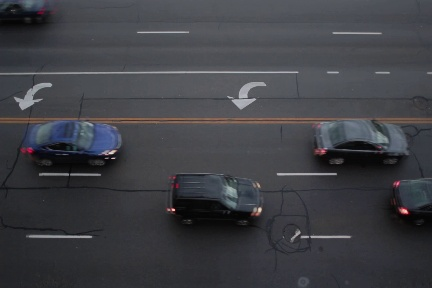
#> input picture Frame-300.jpg, 432 x 288 px, found by its file name; the run also reads 1 picture not shown here
$ python get_LBP_from_Image.py
#> lines starting #> are read from the running program, lines starting #| are printed output that depends on the picture; long printed decimals are rounded
# -*- coding: utf-8 -*-
# get_LBP_from_Image.py
# 2015-7-7
# github: https://github.com/michael92ht
# __author__ = 'huangtao'

# import the necessary packages
import cv2
from PIL import Image
from pylab import *


def chi2_distance(histA, histB, eps=1e-10):
    # 计算卡方距离
    d = 0.5 * np.sum([((a - b) ** 2) / (a + b + eps)
                      for (a, b) in zip(histA, histB)])

    # 返回卡方距离
    return d


def ShowSubIm(string, I, B):
    # I = cv2.cvtColor(I, cv2.COLOR_BGR2GRAY)
    # B = cv2.cvtColor(B, cv2.COLOR_BGR2GRAY)
    plt.suptitle(string)
    plt.subplot(1, 2, 1)
    plt.imshow(I)
    plt.subplot(1, 2, 2)
    plt.imshow(B)


def ShowSubImReal(string, I, B):
    I = cv2.cvtColor(I, cv2.COLOR_BGR2RGB)
    B = cv2.cvtColor(B, cv2.COLOR_BGR2RGB)
    plt.suptitle(string)
    plt.subplot(1, 2, 1)
    plt.imshow(I)
    plt.subplot(1, 2, 2)
    plt.imshow(B)
    plt.show()


def ShowSubPlot(string, car, ground):
    plt.suptitle(string)
    plt.subplot(1, 2, 1)
    lbp.show_basic_hist(car)
    plt.subplot(1, 2, 2)
    lbp.show_basic_hist(ground)
    plt.show()


class LBP:
    def __init__(self):
        # revolve_map为旋转不变模式的36种特征值从小到大进行序列化编号得到的字典
        self.revolve_map = {0: 0, 1: 1, 3: 2, 5: 3, 7: 4, 9: 5, 11: 6, 13: 7, 15: 8, 17: 9, 19: 10, 21: 11, 23: 12,
                            25: 13, 27: 14, 29: 15, 31: 16, 37: 17, 39: 18, 43: 19, 45: 20, 47: 21, 51: 22, 53: 23,
                            55: 24,
                            59: 25, 61: 26, 63: 27, 85: 28, 87: 29, 91: 30, 95: 31, 111: 32, 119: 33, 127: 34, 255: 35}
        # uniform_map为等价模式的58种特征值从小到大进行序列化编号得到的字典
        self.uniform_map = {0: 0, 1: 1, 2: 2, 3: 3, 4: 4, 6: 5, 7: 6, 8: 7, 12: 8,
                            14: 9, 15: 10, 16: 11, 24: 12, 28: 13, 30: 14, 31: 15, 32: 16,
                            48: 17, 56: 18, 60: 19, 62: 20, 63: 21, 64: 22, 96: 23, 112: 24,
                            120: 25, 124: 26, 126: 27, 127: 28, 128: 29, 129: 30, 131: 31, 135: 32,
                            143: 33, 159: 34, 191: 35, 192: 36, 193: 37, 195: 38, 199: 39, 207: 40,
                            223: 41, 224: 42, 225: 43, 227: 44, 231: 45, 239: 46, 240: 47, 241: 48,
                            243: 49, 247: 50, 248: 51, 249: 52, 251: 53, 252: 54, 253: 55, 254: 56,
                            255: 57}

    # 将图像载入，并转化为灰度图，获取图像灰度图的像素信息
    def describe(self, image):
        image_array = np.array(Image.open(image).convert('L'))
        return image_array

    # 图像的LBP原始特征计算算法：将图像指定位置的像素与周围8个像素比较
    # 比中心像素大的点赋值为1，比中心像素小的赋值为0，返回得到的二进制序列
    def calute_basic_lbp(self, image_array, i, j):
        sum = []
        if image_array[i - 1, j - 1] > image_array[i, j]:
            sum.append(1)
        else:
            sum.append(0)
        if image_array[i - 1, j] > image_array[i, j]:
            sum.append(1)
        else:
            sum.append(0)
        if image_array[i - 1, j + 1] > image_array[i, j]:
            sum.append(1)
        else:
            sum.append(0)
        if image_array[i, j - 1] > image_array[i, j]:
            sum.append(1)
        else:
            sum.append(0)
        if image_array[i, j + 1] > image_array[i, j]:
            sum.append(1)
        else:
            sum.append(0)
        if image_array[i + 1, j - 1] > image_array[i, j]:
            sum.append(1)
        else:
            sum.append(0)
        if image_array[i + 1, j] > image_array[i, j]:
            sum.append(1)
        else:
            sum.append(0)
        if image_array[i + 1, j + 1] > image_array[i, j]:
            sum.append(1)
        else:
            sum.append(0)
        return sum

    # 获取二进制序列进行不断环形旋转得到新的二进制序列的最小十进制值
    # [22 lines left out: functions get_min_for_revolve, calc_sum, not called in this run]

    # 获取图像的LBP原始模式特征
    def lbp_basic(self, image_array):
        basic_array = np.zeros(image_array.shape, np.uint8)
        width = image_array.shape[0]
        height = image_array.shape[1]
        for i in range(1, width - 1):
            for j in range(1, height - 1):
                sum = self.calute_basic_lbp(image_array, i, j)
                bit_num = 0
                result = 0
                for s in sum:
                    result += s << bit_num
                    bit_num += 1
                basic_array[i, j] = result
        return basic_array

    # 获取图像的LBP旋转不变模式特征
    # [49 lines left out: functions lbp_revolve, lbp_uniform, lbp_revolve_uniform, not called in this run]

    # 绘制指定维数和范围的图像灰度归一化统计直方图
    def show_hist(self, img_array, im_bins, im_range):
        hist = cv2.calcHist([img_array], [0], None, im_bins, im_range)
        hist = cv2.normalize(hist, None).flatten()
        plt.plot(hist, color='r')
        plt.xlim(im_range)
        # plt.show()

    # [10 lines left out: functions get_hist, cv_show_hist, not called in this run]
        # plt.plot(hist, color='r')
        # plt.xlim(im_range)

    # 绘制图像原始LBP特征的归一化统计直方图
    def show_basic_hist(self, img_array):
        self.show_hist(img_array, [256], [0, 256])

    def get_basic_hist(self, img_array):
        hist = self.get_hist(img_array, [256], [0, 256])
        return hist

    def cv_show_basic_hist(self, img_array):
        self.cv_show_hist(img_array, [256], [0, 256])

    # 绘制图像旋转不变LBP特征的归一化统计直方图
    def show_revolve_hist(self, img_array):
        self.show_hist(img_array, [36], [0, 36])

    def get_revolve_hist(self, img_array):
        hist = self.get_hist(img_array, [36], [0, 36])
        return hist

    # 绘制图像等价模式LBP特征的归一化统计直方图
    def show_uniform_hist(self, img_array):
        self.show_hist(img_array, [60], [0, 60])

    def get_uniform_hist(self, img_array):
        hist = self.get_hist(img_array, [60], [0, 60])
        return hist

    # 绘制图像旋转不变等价模式LBP特征的归一化统计直方图
    def show_revolve_uniform_hist(self, img_array):
        self.show_hist(img_array, [10], [0, 10])

    def get_revolve_uniform_hist(self, img_array):
        hist = self.get_hist(img_array, [10], [0, 10])
        return hist

    # 显示图像
    def show_image(self, image_array):
        cv2.imshow('Image', image_array)
        cv2.waitKey(0)


def Myimshow(str, I):
    cv2.namedWindow(str, cv2.WINDOW_NORMAL)
    cv2.imshow(str, I)


if __name__ == '__main__':
    image1 = r"D:\Programming\Thesis\BackgroundModelingSimpleUpdate\Frame-300.jpg"
    image2 = r"D:\Programming\Thesis\BackgroundModelingSimpleUpdate\RealtimeBackground-10.jpg"
    image3 = r"D:\Programming\Thesis\BackgroundModelingSimpleUpdate\RealtimeBackground-300.jpg"

    y1 = 100
    y2 = y1 + 16
    x1 = 200
    x2 = x1 + 16

    lbp = LBP()
    image_array1 = lbp.describe(image1)
    image_array2 = lbp.describe(image2)
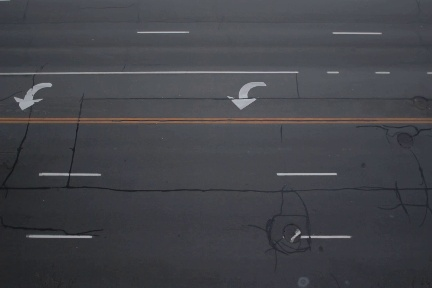
#> input picture RealtimeBackground-10.jpg, 432 x 288 px, found by its file name
    image_array3 = lbp.describe(image3)
#> in describe (call 3), `image_array = np.array(Image.open(image).convert('L'))`:
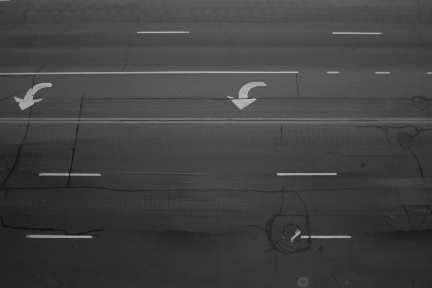
#> image_array: shape (288, 432); min 15, max 188, mean 65.4
    image_array1 = image_array1[y1:y2, x1:x2]
    image_array2 = image_array2[y1:y2, x1:x2]
    image_array3 = image_array3[y1:y2, x1:x2]

    # 获取图像原始LBP特征，并显示其统计直方图与特征图像
    basic_array1 = lbp.lbp_basic(image_array1)
    basic_array2 = lbp.lbp_basic(image_array2)
    basic_array3 = lbp.lbp_basic(image_array3)
    car = basic_array1
    ground = basic_array2
    ground530 = basic_array3
    """
    car = basic_array1[y1:y2, x1:x2]
    ground = basic_array2[y1:y2, x1:x2]
    ground530 = basic_array3[y1:y2, x1:x2]
    """
    ShowSubIm("target & ground", car, ground)
    ShowSubIm("ground & ground530", ground, ground530)
    ShowSubIm("target & ground530", car, ground530)
    ShowSubImReal("Region in Real Image", cv2.imread(image1)[y1:y2, x1:x2], cv2.imread(image2)[y1:y2, x1:x2])
#> in ShowSubImReal, `plt.show()`:
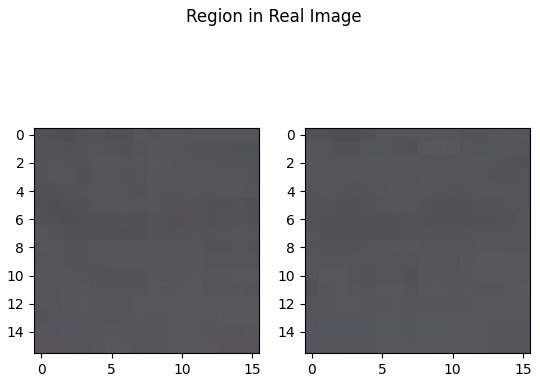
#> figure drawn by matplotlib, 2 panels
    ShowSubPlot("car & ground", car, ground)
#> in show_hist, `hist = cv2.calcHist([img_array], [0], None, im_bins, im_range)`: hist = 256 values, max 97 at index 0, min 0 at index 1, mean 1
#> in show_hist, `hist = cv2.normalize(hist, None).flatten()`: hist = 256 values, max 0.968 at index 0, min 0 at index 1, mean 0.00998
#> in ShowSubPlot, `plt.show()`:
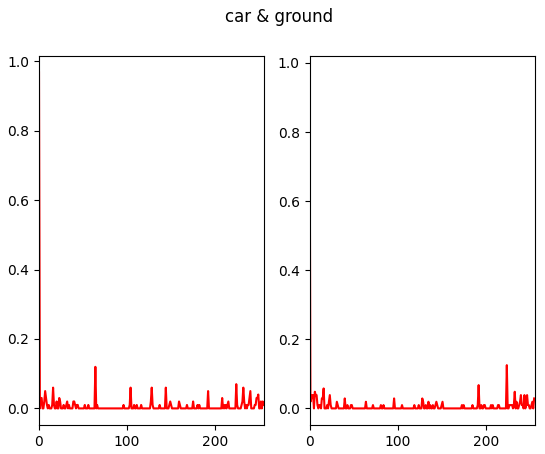
#> figure drawn by matplotlib, 2 panels; panel 1: curve peaks at x = 0, y = 0.968; panel 2: curve peaks at x = 0, y = 0.973
    ShowSubPlot("ground & ground530", ground, ground530)
#> call 2 of ShowSubPlot, with string = 'ground & ground530', car = array of shape (16, 16), ground = array of shape (16, 16)
#> in ShowSubPlot (call 2), `plt.show()`:
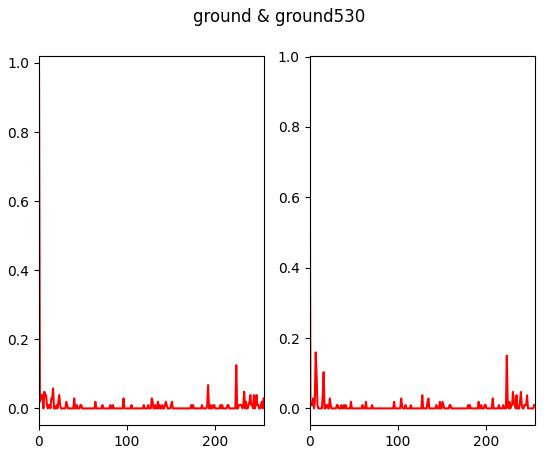
#> figure drawn by matplotlib, 2 panels; panel 1: curve peaks at x = 0, y = 0.973; panel 2: curve peaks at x = 0, y = 0.955
    ShowSubPlot("target & ground530", car, ground530)
    print("target & ground :" + str(chi2_distance(car, ground)))
#> in chi2_distance, `d = 0.5 * np.sum([((a - b) ** 2) / (a + b + eps) for (a, b) in zip(his..`: d = 116.1
#| target & ground :116.061
    print("ground & ground530 :" + str(chi2_distance(ground, ground530)))
#| ground & ground530 :340000000173.6509
    print("target & ground530 :" + str(chi2_distance(car, ground530)))
#| target & ground530 :225.259

    Myimshow("basic_array1", basic_array1)
    Myimshow("basic_array2", basic_array2)
    lbp.show_revolve_hist(car)
    lbp.show_revolve_hist(ground)
    ShowSubIm("basic_array1 & 2", basic_array1, basic_array2)
    sub_array = cv2.subtract(basic_array2.astype(float32) / 9 * 255, basic_array1.astype(float32) / 9 * 255)
    # sub_array = sub_array/np.max(sub_array)
    sub_array = (sub_array)
    Myimshow("sub_array", sub_array)
    ShowSubImReal("Origin Images", cv2.imread(image1), cv2.imread(image2))
#> call 2 of ShowSubImReal, with string = 'Origin Images'
#> in ShowSubImReal, I is the input picture: shape (288, 432, 3); mean R, G, B 63.2, 64.1, 69.2
#> in ShowSubImReal, B is the input picture: shape (288, 432, 3); mean R, G, B 67.8, 68.7, 74.1
#> in ShowSubImReal (call 2), `plt.show()`:
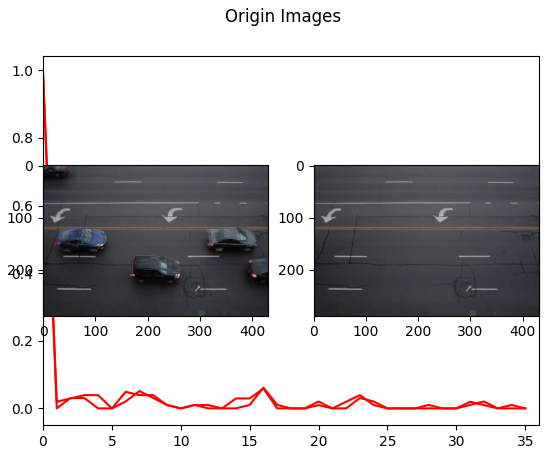
#> figure drawn by matplotlib, 3 panels; panel 1: curve peaks at x = 0, y = 0.994; panel 1: curve peaks at x = 0, y = 0.991
    cv2.waitKey(0)
    # [14 lines of commented-out code are left out]
